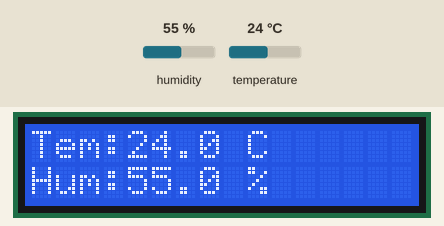
A sketch run on a simulated Arduino Mega 2560, built with avr-gcc and run on an emulated ATmega2560. Parts: 16×2 character LCD. The test bench sets the inputs (shaded band); at power-on: humidity 55 %, temperature 24 °C.

Above: at 2.6 s.
2.7 s: humidity set to 22 %
At 5.5 s:
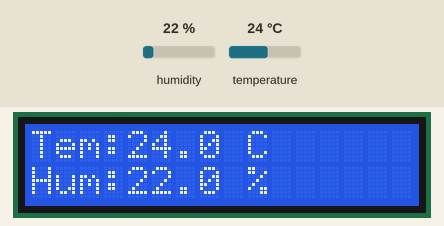
6.0 s: temperature set to 12 °C
At 6.9 s:
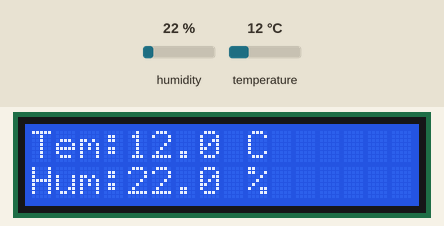
9.3 s: humidity set to 40 %
At 12.2 s:
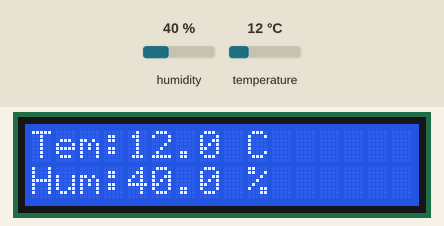
12.6 s: temperature set to 19 °C
At 13.7 s:
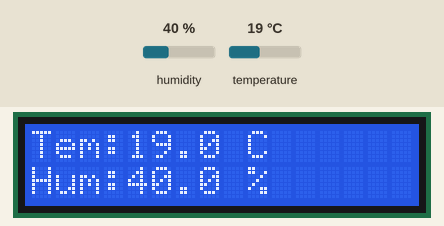
Timing chart, 0 to 15.6 s (numbered marks = the images above; inputs shaded):
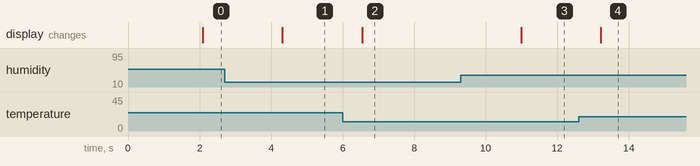

Measured:
- after the input at 2.7 s, the display: changes after 1.6 s (image 1)
- after the input at 6.0 s, the display: changes after 0.54 s (image 2)
- after the input at 9.3 s, the display: changes after 1.7 s (image 3)
- after the input at 12.6 s, the display: changes after 0.62 s (image 4)

The sketch:

Lesson15_Humiture.ino
```cpp
/**********************************************************************
//Infrared-Receiver
// press Power on the remote control and the LED attached to pin 13 on the Mega 2560 board will light up.
//If you press other keys, the LED will go out.
//Email:service@sunfounder.com
//Website:www.sunfounder.com
******************************************************************************/
#include "DHT.h"
#include <LiquidCrystal.h>                //
LiquidCrystal lcd(4, 6, 10, 11, 12, 13);  // initialize the LCD1602

#define DHTPIN 3       // Set the pin connected to the DHT11 data pin
#define DHTTYPE DHT11  // DHT 11

DHT dht(DHTPIN, DHTTYPE);

void setup() {
  lcd.begin(16, 2);    // set up the LCD's number of columns and rows:
  Serial.begin(9600);  //set the baud bit to 9600bps
  dht.begin();
}

void loop() {
  // Wait a few seconds between measurements.
  delay(2000);

  // Reading temperature or humidity takes about 250 milliseconds!
  // Sensor readings may also be up to 2 seconds 'old' (it's a very slow sensor)
  float humidity = dht.readHumidity();
  // Read temperature as Celsius (the default)
  float temperature = dht.readTemperature();

  // Check if any reads failed and exit early (to try again).
  if (isnan(humidity) || isnan(temperature)) {
    Serial.println("Failed to read from DHT sensor!");
    return;
  }

  // DISPLAY DATA
  lcd.setCursor(0, 0);
  lcd.print("Tem:");
  lcd.print(temperature, 1);  //print the temperature on lcd
  lcd.print(" C");
  lcd.setCursor(0, 1);
  lcd.print("Hum:");
  lcd.print(humidity, 1);  //print the humidity on lcd
  lcd.print(" %");
  delay(200);  //wait a while
}
```
